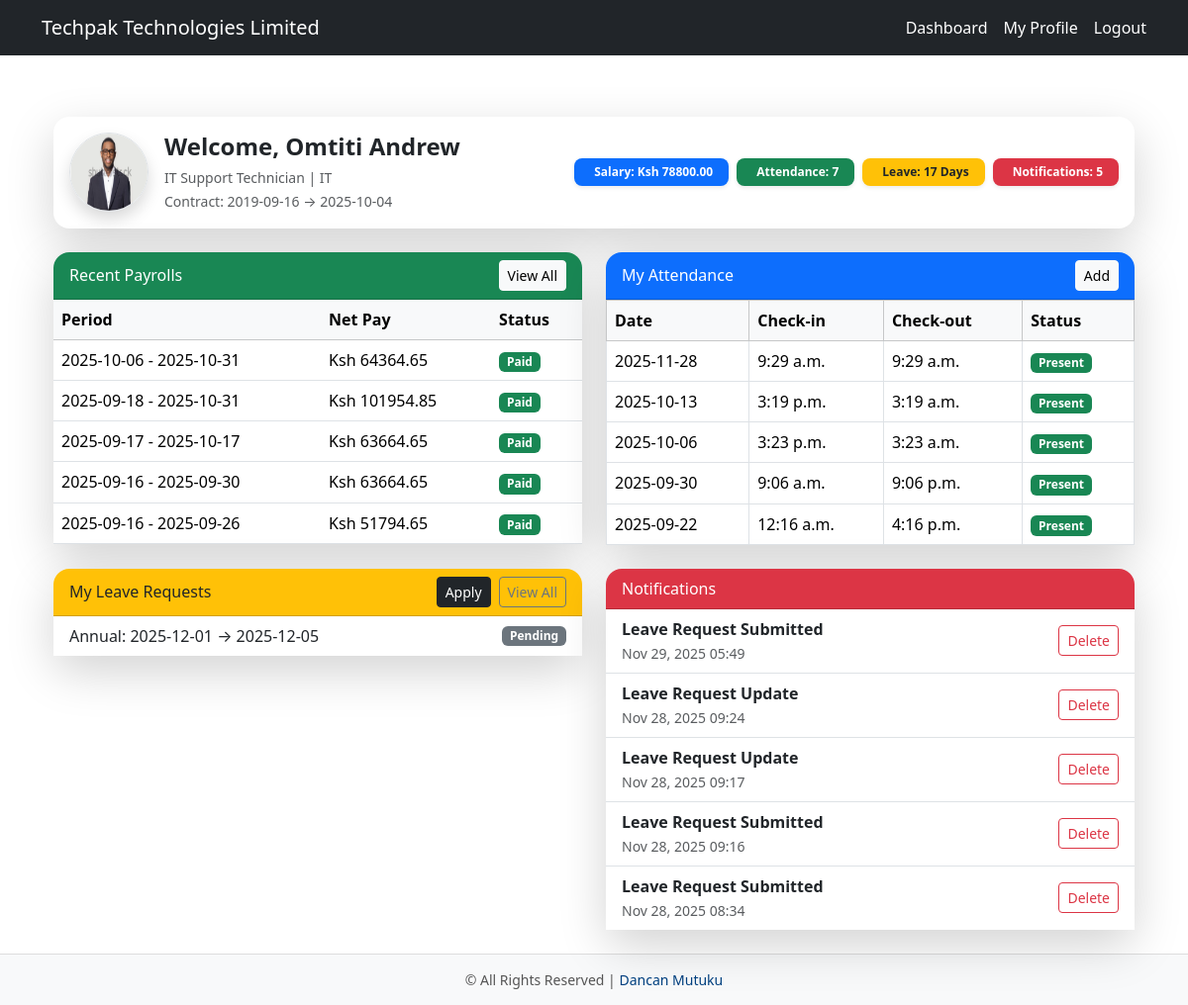
The page /employee/ (signed in) on the database as committed earlier.
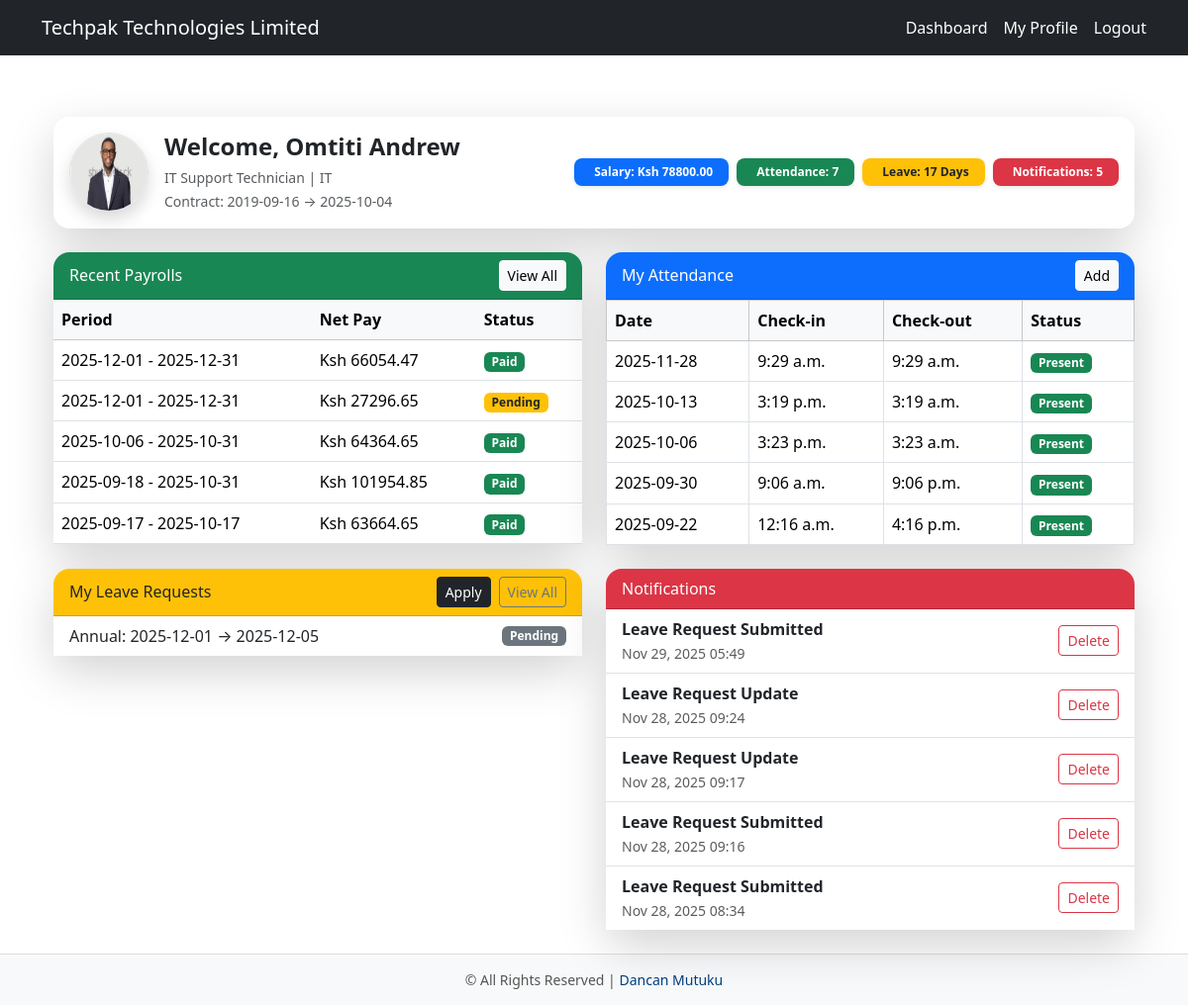
The same page on the database as committed later.
### core/models.py (models this page shows, shortened)
class Payroll(models.Model):
    STATUS_PENDING = 'Pending'
    STATUS_PAID = 'Paid'
    STATUS_CHOICES = [
        (STATUS_PENDING, 'Pending'),
        (STATUS_PAID, 'Paid'),
    ]
    employee = models.ForeignKey(Employee, on_delete=models.CASCADE, related_name='payrolls')
    period_start = models.DateField()
    period_end = models.DateField()
    basic_salary = models.DecimalField(max_digits=10, decimal_places=2)
    allowances = models.DecimalField(max_digits=10, decimal_places=2, default=0)
    gross_salary = models.DecimalField(max_digits=10, decimal_places=2, editable=False)
    paye = models.DecimalField(max_digits=10, decimal_places=2, editable=False, default=0)
    sha = models.DecimalField(max_digits=10, decimal_places=2, editable=False, default=0)
    nssf = models.DecimalField(max_digits=10, decimal_places=2, editable=False, default=0)
    net_pay = models.DecimalField(max_digits=10, decimal_places=2, editable=False)
    status = models.CharField(max_length=10, choices=STATUS_CHOICES, default=STATUS_PENDING)

class Attendance(models.Model):
    employee = models.ForeignKey(Employee, on_delete=models.CASCADE, related_name='attendance')
    date = models.DateField(auto_now_add=True)
    check_in = models.TimeField(null=True, blank=True)
    check_out = models.TimeField(null=True, blank=True)
    STATUS_CHOICES = [('Present', 'Present'), ('Absent', 'Absent'), ('Leave', 'Leave')]
    status = models.CharField(max_length=10, choices=STATUS_CHOICES, default='Present')

class LeaveRequest(models.Model):
    LEAVE_TYPE_CHOICES = [
        ("Annual", "Annual Leave"),
        ("Sick", "Sick Leave"),
        ("Maternity", "Maternity Leave"),
        ("Paternity", "Paternity Leave"),
    ]
    employee = models.ForeignKey(Employee, on_delete=models.CASCADE, related_name='leaves')
    leave_type = models.CharField(max_length=50, choices=LEAVE_TYPE_CHOICES)
    start_date = models.DateField()
    end_date = models.DateField()
    reason = models.TextField(blank=True)
    status = models.CharField(max_length=1, choices=LEAVE_STATUS, default='P')
    requested_at = models.DateTimeField(auto_now_add=True)
    processed_by = models.ForeignKey(User, null=True, blank=True, on_delete=models.SET_NULL, related_name='+')
    processed_at = models.DateTimeField(null=True, blank=True)

class Notification(models.Model):
    user = models.ForeignKey(User, on_delete=models.CASCADE, related_name='notifications')
    title = models.CharField(max_length=200)
    message = models.TextField()
    created_at = models.DateTimeField(auto_now_add=True)
    read = models.BooleanField(default=False)

### core/views.py (the view)
# urls.py: path("", views.employee_dashboard, name="home"),
@login_required
def employee_dashboard(request):
    try:
        employee = get_object_or_404(Employee, user=request.user)
        payrolls = Payroll.objects.filter(employee=employee).order_by('-period_start')[:5]
        attendance_records = employee.attendance.order_by('-date')[:5] if hasattr(employee, 'attendance') else []
        leaves = employee.leaves.order_by('-start_date')[:5] if hasattr(employee, 'leaves') else []
        notifications = employee.user.notifications.order_by('-created_at')[:5] if hasattr(employee.user, 'notifications') else []
        total_present = employee.attendance.filter(status='Present').count() if hasattr(employee, 'attendance') else 0
        context = {
            "employee": employee,
            "payrolls": payrolls,
            "attendance_records": attendance_records,
            "leaves": leaves,
            "notifications": notifications,
            "total_present": total_present,
        }
        return render(request, "core/employee_dashboard.html", context)
    except Employee.DoesNotExist:
        logger.error(f"No Employee profile found for user {request.user.username}")
        messages.error(request, "Employee profile not found. Contact admin.")
        return redirect('login')
    except Exception as e:
        logger.exception(f"Error in employee_dashboard for user {request.user.username}: {e}")
        messages.error(request, "An unexpected error occurred. Try again later.")
        return redirect('login')

### core/models.py (called while the page is built)
    def __str__(self):
        return self.name

### core/templates/core/employee_dashboard.html (shortened to what the changed rows need)
{% extends "base.html" %}
{% block content %}
<div class="container mt-5">
  <div class="row g-4">
    <div class="col-12 col-lg-6">
      <div class="card shadow-lg border-0 rounded-4">
        <div class="card-body p-0">
          {% if payrolls %}
          <div class="table-responsive">
            <table class="table table-hover mb-0 align-middle">
              <thead class="table-light">
                <tr>
                  <th>Period</th>
                  <th>Net Pay</th>
                  <th>Status</th>
                </tr>
              </thead>
              <tbody>
                {% for p in payrolls %}
                <tr>
                  <td>{{ p.period_start|date:"Y-m-d" }} - {{ p.period_end|date:"Y-m-d" }}</td>
                  <td>Ksh {{ p.net_pay }}</td>
                  <td>
                    <span class="badge
                      {% if p.status|lower == 'paid' %}bg-success
                      {% elif p.status|lower == 'pending' %}bg-warning text-dark
                      {% else %}bg-secondary{% endif %}">
                      {{ p.status|capfirst }}
                    </span>
                  </td>
                </tr>
                {% endfor %}
              </tbody>
            </table>
          </div>
          {% else %}
          <p class="text-muted p-3 mb-0">No payroll records yet.</p>
          {% endif %}
        </div>
      </div>
    </div>
    <div class="col-12 col-lg-6">
      <div class="card shadow-lg border-0 rounded-4">
        <div class="card-body p-0">
          {% if attendance_records %}
          <div class="table-responsive">
            <table class="table table-bordered mb-0 align-middle">
              <thead class="table-light">
                <tr>
                  <th>Date</th>
                  <th>Check-in</th>
                  <th>Check-out</th>
                  <th>Status</th>
                </tr>
              </thead>
              <tbody>
                {% for record in attendance_records %}
                <tr>
                  <td>{{ record.date|date:"Y-m-d" }}</td>
                  <td>{{ record.check_in|default:"--" }}</td>
                  <td>{{ record.check_out|default:"--" }}</td>
                  <td>
                    <span class="badge
                      {% if record.status == 'Present' %}bg-success
                      {% elif record.status == 'Absent' %}bg-danger
                      {% elif record.status == 'Leave' %}bg-warning text-dark
                      {% else %}bg-secondary{% endif %}">
                      {{ record.status }}
                    </span>
                  </td>
                </tr>
                {% endfor %}
              </tbody>
            </table>
          </div>
          {% else %}
          <p class="text-muted p-3 mb-0">No attendance records found.</p>
          {% endif %}
        </div>
      </div>
    </div>
    <div class="col-12 col-lg-6">
      <div class="card shadow-lg border-0 rounded-4">
        <div class="card-body p-0">
          {% if leaves %}
          <ul class="list-group list-group-flush mb-0">
            {% for leave in leaves %}
            <li class="list-group-item d-flex justify-content-between align-items-center">
              <span>{{ leave.leave_type }}: {{ leave.start_date|date:"Y-m-d" }} → {{ leave.end_date|date:"Y-m-d" }}</span>
              <span class="badge
                {% if leave.status == 'pending' %}bg-warning text-dark
                {% elif leave.status == 'approved' %}bg-success
                {% elif leave.status == 'declined' %}bg-danger
                {% else %}bg-secondary{% endif %}">
                {{ leave.get_status_display }}
              </span>
            </li>
            {% endfor %}
          </ul>
          {% else %}
          <p class="text-muted p-3 mb-0">No leave requests yet.</p>
          {% endif %}
        </div>
      </div>
    </div>
    <div class="col-12 col-lg-6">
      <div class="card shadow-lg border-0 rounded-4">
        <div class="card-body p-0">
          {% if notifications %}
          <ul class="list-group list-group-flush mb-0">
            {% for n in notifications %}
            <li class="list-group-item d-flex justify-content-between align-items-center">
              <div>
                <strong>{{ n.title }}</strong><br>
                <small class="text-muted">{{ n.created_at|date:"M d, Y H:i" }}</small>
              </div>
              <a href="{% url 'delete_notification' n.pk %}"
                 class="btn btn-sm btn-outline-danger"
                 onclick="return confirm('Are you sure you want to delete this notification?');">
                 Delete
              </a>
            </li>
            {% endfor %}
          </ul>
          {% else %}
          <p class="text-muted p-3 mb-0">No notifications yet.</p>
          {% endif %}
        </div>
      </div>
    </div>
  </div>
</div>
{% endblock %}

Rows that differ between the two databases and show on the page:
no longer on this page (row unchanged): Payroll: period_start "2025-09-16", period_end "2025-09-30", net_pay "63664.65", status "Paid"
no longer on this page (row unchanged): Payroll: period_start "2025-09-16", period_end "2025-09-26", net_pay "51794.65", status "Paid"
added Payroll: period_start "2025-12-01", period_end "2025-12-31", net_pay "66054.47", status "Paid"
added Payroll: period_start "2025-12-01", period_end "2025-12-31", net_pay "27296.65", status "Pending"
